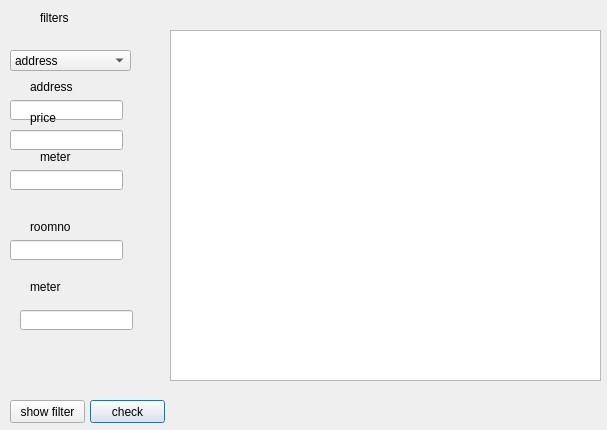
<?xml version="1.0" encoding="UTF-8"?>
<ui version="4.0">
 <class>Search_user</class>
 <widget class="QDialog" name="Search_user">
  <property name="geometry">
   <rect>
    <x>0</x>
    <y>0</y>
    <width>607</width>
    <height>430</height>
   </rect>
  </property>
  <property name="windowTitle">
   <string>Dialog</string>
  </property>
  <widget class="QListWidget" name="listWidget">
   <property name="geometry">
    <rect>
     <x>170</x>
     <y>30</y>
     <width>431</width>
     <height>351</height>
    </rect>
   </property>
  </widget>
  <widget class="QPushButton" name="pushButton">
   <property name="geometry">
    <rect>
     <x>90</x>
     <y>400</y>
     <width>75</width>
     <height>23</height>
    </rect>
   </property>
   <property name="text">
    <string>check</string>
   </property>
  </widget>
  <widget class="QComboBox" name="comboBox">
   <property name="geometry">
    <rect>
     <x>10</x>
     <y>50</y>
     <width>121</width>
     <height>21</height>
    </rect>
   </property>
   <item>
    <property name="text">
     <string>address</string>
    </property>
   </item>
   <item>
    <property name="text">
     <string>base price&amp;meter</string>
    </property>
   </item>
   <item>
    <property name="text">
     <string>apt&amp;room</string>
    </property>
   </item>
   <item>
    <property name="text">
     <string>apr&amp;home meter</string>
    </property>
   </item>
   <item>
    <property name="text">
     <string>price</string>
    </property>
   </item>
   <item>
    <property name="text">
     <string>separate</string>
    </property>
   </item>
  </widget>
  <widget class="QLabel" name="label">
   <property name="geometry">
    <rect>
     <x>40</x>
     <y>10</y>
     <width>51</width>
     <height>16</height>
    </rect>
   </property>
   <property name="text">
    <string>filters</string>
   </property>
  </widget>
  <widget class="QLineEdit" name="lineEditaddres">
   <property name="geometry">
    <rect>
     <x>10</x>
     <y>100</y>
     <width>113</width>
     <height>20</height>
    </rect>
   </property>
  </widget>
  <widget class="QLineEdit" name="lineEditbm">
   <property name="geometry">
    <rect>
     <x>10</x>
     <y>130</y>
     <width>113</width>
     <height>20</height>
    </rect>
   </property>
  </widget>
  <widget class="QLineEdit" name="lineEditbm2">
   <property name="geometry">
    <rect>
     <x>10</x>
     <y>170</y>
     <width>113</width>
     <height>20</height>
    </rect>
   </property>
  </widget>
  <widget class="QLabel" name="label_2">
   <property name="geometry">
    <rect>
     <x>30</x>
     <y>110</y>
     <width>71</width>
     <height>16</height>
    </rect>
   </property>
   <property name="text">
    <string>price</string>
   </property>
  </widget>
  <widget class="QLabel" name="label_3">
   <property name="geometry">
    <rect>
     <x>40</x>
     <y>150</y>
     <width>47</width>
     <height>13</height>
    </rect>
   </property>
   <property name="text">
    <string>meter</string>
   </property>
  </widget>
  <widget class="QPushButton" name="pushButton_2">
   <property name="geometry">
    <rect>
     <x>10</x>
     <y>400</y>
     <width>75</width>
     <height>23</height>
    </rect>
   </property>
   <property name="text">
    <string>show filter</string>
   </property>
  </widget>
  <widget class="QLineEdit" name="lineEditroomno">
   <property name="geometry">
    <rect>
     <x>10</x>
     <y>240</y>
     <width>113</width>
     <height>20</height>
    </rect>
   </property>
  </widget>
  <widget class="QLabel" name="label_4">
   <property name="geometry">
    <rect>
     <x>30</x>
     <y>220</y>
     <width>47</width>
     <height>13</height>
    </rect>
   </property>
   <property name="text">
    <string>roomno</string>
   </property>
  </widget>
  <widget class="QLabel" name="label_5">
   <property name="geometry">
    <rect>
     <x>30</x>
     <y>280</y>
     <width>47</width>
     <height>13</height>
    </rect>
   </property>
   <property name="text">
    <string>meter</string>
   </property>
  </widget>
  <widget class="QLineEdit" name="lineEdit">
   <property name="geometry">
    <rect>
     <x>20</x>
     <y>310</y>
     <width>113</width>
     <height>20</height>
    </rect>
   </property>
  </widget>
  <widget class="QLabel" name="label_6">
   <property name="geometry">
    <rect>
     <x>30</x>
     <y>80</y>
     <width>47</width>
     <height>13</height>
    </rect>
   </property>
   <property name="text">
    <string>address</string>
   </property>
  </widget>
 </widget>
 <resources/>
 <connections/>
</ui>
